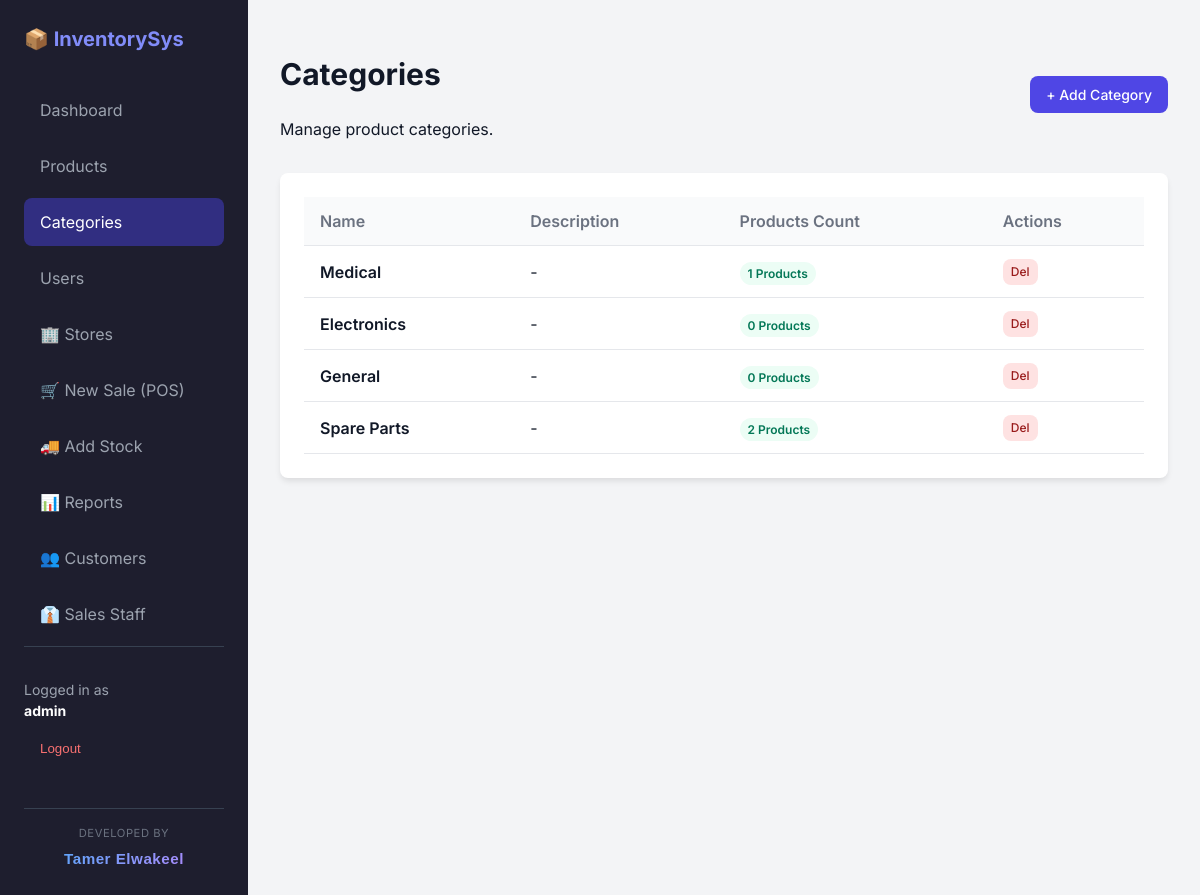
Page /categories/ (signed in) on the committed database.
### inventory/models.py (models this page shows, shortened)
class Category(models.Model):
    name = models.CharField(max_length=100, unique=True)
    description = models.TextField(blank=True, null=True)
    class Meta:
        verbose_name_plural = "Categories"

### inventory/views.py (the view)
# urls.py: path('categories/', views.category_list, name='category_list'),
@login_required
def category_list(request):
    categories = Category.objects.annotate(product_count=Count('products')).all()
    return render(request, 'inventory/category_list.html', {'categories': categories})

### templates/inventory/category_list.html
{% extends 'base.html' %}
{% block content %}
<div class="flex justify-between items-center mb-4">
    <div>
        <h1 style="font-size: 1.875rem; font-weight: 700;">Categories</h1>
        <p class="text-muted">Manage product categories.</p>
    </div>
    {% if perms.inventory.add_category %}
    <a href="{% url 'category_create' %}" class="btn btn-primary">
        + Add Category
    </a>
    {% endif %}
</div>
<div class="card">
    <div class="table-container">
        <table>
            <thead>
                <tr>
                    <th>Name</th>
                    <th>Description</th>
                    <th>Products Count</th>
                    <th>Actions</th>
                </tr>
            </thead>
            <tbody>
                {% for cat in categories %}
                <tr>
                    <td style="font-weight: 600;">{{ cat.name }}</td>
                    <td class="text-muted">{{ cat.description|default:"-" }}</td>
                    <td><span class="badge badge-green">{{ cat.product_count }} Products</span></td>
                    <td>
                        {% if perms.inventory.delete_category %}
                        <a href="{% url 'category_delete' cat.pk %}" class="btn"
                            style="padding: 0.25rem 0.5rem; font-size: 0.75rem; background: #FEE2E2; color: #991B1B;">Del</a>
                        {% endif %}
                    </td>
                </tr>
                {% empty %}
                <tr>
                    <td colspan="3" style="text-align: center; padding: 2rem;">No categories found.</td>
                </tr>
                {% endfor %}
            </tbody>
        </table>
    </div>
</div>
{% endblock %}

### templates/base.html (shortened to what this page needs)
{% load static %}
<!DOCTYPE html>
<html lang="en">
<head>
    <link rel="stylesheet" href="{% static 'css/style.css' %}">
</head>
<body>
    <div class="layout">
        <aside class="sidebar">
            <div class="sidebar-title">📦 InventorySys</div>
            <nav>
                <a href="{% url 'dashboard' %}"
                    class="nav-link {% if request.resolver_match.url_name == 'dashboard' %}active{% endif %}">
                    Dashboard
                </a>
                <a href="{% url 'product_list' %}"
                    class="nav-link {% if 'product' in request.resolver_match.url_name %}active{% endif %}">
                    Products
                </a>
                <a href="{% url 'category_list' %}"
                    class="nav-link {% if 'category' in request.resolver_match.url_name %}active{% endif %}">
                    Categories
                </a>
                {% if request.user.is_superuser %}
                <a href="{% url 'user_list' %}"
                    class="nav-link {% if 'user' in request.resolver_match.url_name %}active{% endif %}">Users</a>
                <a href="{% url 'store_list' %}"
                    class="nav-link {% if 'store' in request.resolver_match.url_name %}active{% endif %}">🏢 Stores</a>
                {% endif %}
                <a href="{% url 'pos' %}"
                    class="nav-link {% if 'pos' in request.resolver_match.url_name %}active{% endif %}">
                    🛒 New Sale (POS)
                </a>
                <a href="{% url 'purchase' %}"
                    class="nav-link {% if 'purchase' in request.resolver_match.url_name %}active{% endif %}">
                    🚚 Add Stock
                </a>
                <a href="{% url 'reports' %}"
                    class="nav-link {% if 'reports' in request.resolver_match.url_name %}active{% endif %}">
                    📊 Reports
                </a>
                <a href="{% url 'customer_list' %}"
                    class="nav-link {% if 'customer' in request.resolver_match.url_name %}active{% endif %}">
                    👥 Customers
                </a>
                <a href="{% url 'salesperson_list' %}"
                    class="nav-link {% if 'salesperson' in request.resolver_match.url_name %}active{% endif %}">
                    👔 Sales Staff
                </a>
            </nav>
            <div style="margin-top: auto; padding-top: 2rem; border-top: 1px solid #374151;">
                <div style="font-size: 0.875rem; color: #9CA3AF;">
                    Logged in as <br>
                    <strong style="color: white;">{{ request.user.username }}</strong>
                </div>
                <form action="{% url 'logout' %}" method="post" style="margin-top: 0.5rem;">
                    <button type="submit" class="nav-link"
                        style="background: none; border: none; padding: 0.75rem 1rem; color: #F87171; width: 100%; text-align: left; cursor: pointer;">
                        Logout
                    </button>
                </form>
            </div>
            <div style="margin-top: 2rem; padding-top: 1rem; border-top: 1px solid #374151; text-align: center;">
                <span
                    style="display: block; font-size: 0.7rem; color: #6B7280; text-transform: uppercase; letter-spacing: 0.05em; margin-bottom: 0.25rem;">Developed
                    By</span>
                <span
                    style="background: linear-gradient(135deg, #60A5FA 0%, #A78BFA 100%); -webkit-background-clip: text; -webkit-text-fill-color: transparent; font-weight: 800; font-size: 0.95rem; font-family: sans-serif; letter-spacing: 0.5px;">Tamer
                    Elwakeel</span>
            </div>
        </aside>
        <main class="main-content">
            {% block content %}{% endblock %}
        </main>
    </div>
</body>
</html>

### static/css/style.css (style rules this page uses)
:root { --primary-color: #4F46E5; --primary-hover: #4338CA; --secondary-color: #64748B; --success-color: #10B981; --danger-color: #EF4444; --warning-color: #F59E0B; --bg-body: #F3F4F6; --bg-card: #FFFFFF; --text-main: #111827; --text-muted: #6B7280; --border-color: #E5E7EB; --shadow-sm: 0 1px 2px 0 rgba(0, 0, 0, 0.05); --shadow-md: 0 4px 6px -1px rgba(0, 0, 0, 0.1); --shadow-lg: 0 10px 15px -3px rgba(0, 0, 0, 0.1); --radius: 0.5rem; }
body { font-family: 'Inter', sans-serif; color: var(--text-main); background-color: var(--bg-body); margin: 0; line-height: 1.5; }
.layout { display: flex; min-height: 100vh; }
.sidebar { width: 200px; background-color: #1E1E2E; color: white; padding: 1.5rem; display: flex; flex-direction: column; }
.sidebar-title { font-size: 1.25rem; font-weight: 700; margin-bottom: 2rem; color: #818CF8; }
.nav-link { display: block; padding: 0.75rem 1rem; color: #9CA3AF; text-decoration: none; border-radius: var(--radius); margin-bottom: 0.5rem; transition: all 0.2s; }
.nav-link:hover, .nav-link.active { background-color: #312E81; color: white; }
.main-content { flex: 1; padding: 2rem; overflow-y: auto; }
.card { background-color: var(--bg-card); border-radius: var(--radius); padding: 1.5rem; box-shadow: var(--shadow-md); margin-bottom: 1.5rem; }
.btn { display: inline-flex; align-items: center; padding: 0.5rem 1rem; border-radius: var(--radius); font-weight: 500; text-decoration: none; cursor: pointer; border: none; transition: background-color 0.2s; font-size: 0.875rem; }
.btn-primary { background-color: var(--primary-color); color: white; }
.table-container { overflow-x: auto; }
table { width: 100%; border-collapse: collapse; text-align: left; }
th { padding: 0.75rem 1rem; font-weight: 600; color: var(--text-muted); border-bottom: 1px solid var(--border-color); background-color: #F9FAFB; }
td { padding: 0.75rem 1rem; border-bottom: 1px solid var(--border-color); vertical-align: middle; }
.flex { display: flex; }
.justify-between { justify-content: space-between; }
.items-center { align-items: center; }
.mb-4 { margin-bottom: 1rem; }
.badge { padding: 0.25rem 0.5rem; border-radius: 9999px; font-size: 0.75rem; font-weight: 600; }
.badge-green { background-color: #ECFDF5; color: #047857; }

### rows in the picture
Category: name "Medical", description "-", product_count "1"
Category: name "Electronics", description "-", product_count "0"
Category: name "General", description "-", product_count "0"
Category: name "Spare Parts", description "-", product_count "2"

### other values in the picture
{{ request.user.username }} "admin"
